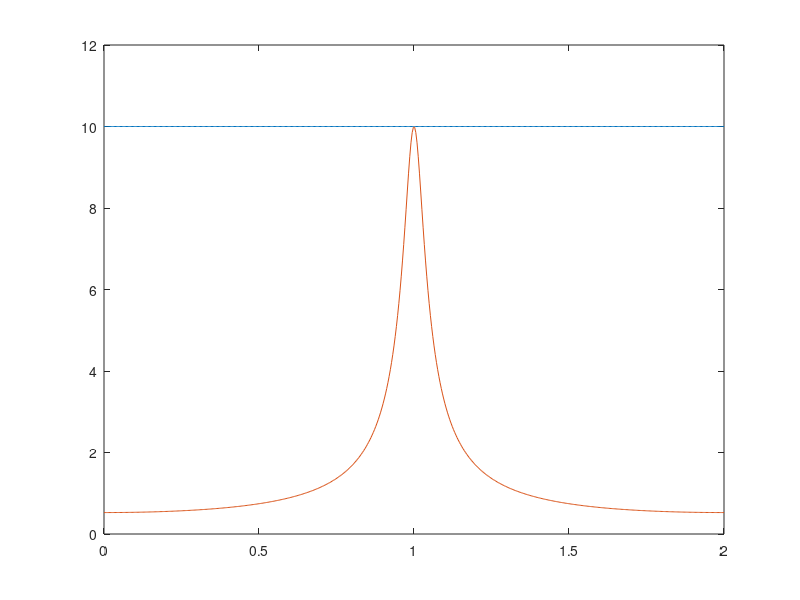

MATLAB code to generate this figure:
b=[1];
a1=[1-0.9];
a2=[1 0.9];
w=linspace(0,2*pi,512);
h1=freqz(b,a1,w);
h2=freqz(b,a2,w);
plot(w/pi,abs(h1),w/pi,abs(h2));